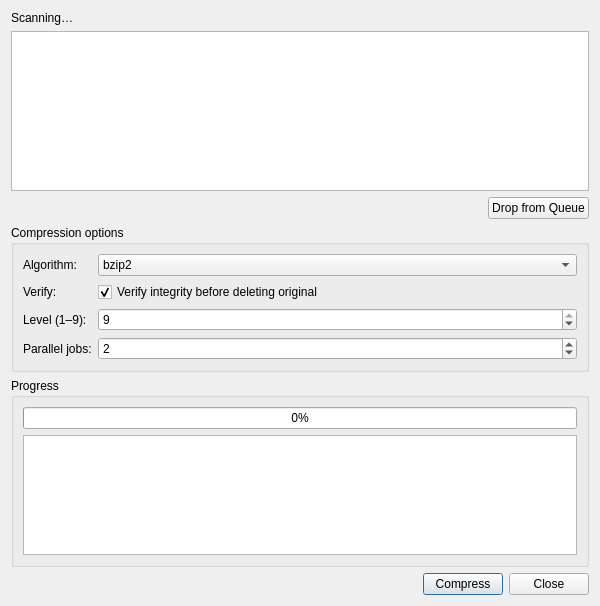
<?xml version="1.0" encoding="UTF-8"?>
<ui version="4.0">
 <class>CompressFilesDialog</class>
 <widget class="QDialog" name="CompressFilesDialog">
  <property name="geometry">
   <rect>
    <x>0</x>
    <y>0</y>
    <width>600</width>
    <height>600</height>
   </rect>
  </property>
  <property name="windowTitle">
   <string>Compress Files</string>
  </property>
  <layout class="QVBoxLayout" name="verticalLayout">
   <item>
    <widget class="QLabel" name="summary_label">
     <property name="text">
      <string>Scanning…</string>
     </property>
     <property name="wordWrap">
      <bool>true</bool>
     </property>
    </widget>
   </item>
   <item>
    <widget class="QListWidget" name="file_list">
     <property name="selectionMode">
      <enum>QAbstractItemView::SelectionMode::ExtendedSelection</enum>
     </property>
     <property name="minimumSize">
      <size>
       <width>0</width>
       <height>160</height>
      </size>
     </property>
    </widget>
   </item>
   <item>
    <layout class="QHBoxLayout" name="list_button_layout">
     <item>
      <spacer name="list_spacer">
       <property name="orientation">
        <enum>Qt::Orientation::Horizontal</enum>
       </property>
       <property name="sizeHint" stdset="0">
        <size>
         <width>40</width>
         <height>20</height>
        </size>
       </property>
      </spacer>
     </item>
     <item>
      <widget class="QPushButton" name="remove_btn">
       <property name="text">
        <string>Drop from Queue</string>
       </property>
      </widget>
     </item>
    </layout>
   </item>
   <item>
    <widget class="QGroupBox" name="options_group">
     <property name="title">
      <string>Compression options</string>
     </property>
     <layout class="QFormLayout" name="options_form">
      <item row="0" column="0">
       <widget class="QLabel" name="algorithm_label">
        <property name="text">
         <string>Algorithm:</string>
        </property>
       </widget>
      </item>
      <item row="0" column="1">
       <widget class="QComboBox" name="algorithm_combo">
        <item>
         <property name="text">
          <string>bzip2</string>
         </property>
        </item>
        <item>
         <property name="text">
          <string>gzip</string>
         </property>
        </item>
        <item>
         <property name="text">
          <string>xz</string>
         </property>
        </item>
       </widget>
      </item>
      <item row="1" column="0">
       <widget class="QLabel" name="verify_label">
        <property name="text">
         <string>Verify:</string>
        </property>
       </widget>
      </item>
      <item row="1" column="1">
       <widget class="QCheckBox" name="verify_check">
        <property name="text">
         <string>Verify integrity before deleting original</string>
        </property>
        <property name="checked">
         <bool>true</bool>
        </property>
       </widget>
      </item>
      <item row="2" column="0">
       <widget class="QLabel" name="level_label">
        <property name="text">
         <string>Level (1–9):</string>
        </property>
       </widget>
      </item>
      <item row="2" column="1">
       <widget class="QSpinBox" name="level_spin">
        <property name="minimum">
         <number>1</number>
        </property>
        <property name="maximum">
         <number>9</number>
        </property>
        <property name="value">
         <number>9</number>
        </property>
       </widget>
      </item>
      <item row="3" column="0">
       <widget class="QLabel" name="parallel_label">
        <property name="text">
         <string>Parallel jobs:</string>
        </property>
       </widget>
      </item>
      <item row="3" column="1">
       <widget class="QSpinBox" name="parallel_spin">
        <property name="minimum">
         <number>1</number>
        </property>
        <property name="maximum">
         <number>16</number>
        </property>
        <property name="value">
         <number>2</number>
        </property>
       </widget>
      </item>
     </layout>
    </widget>
   </item>
   <item>
    <widget class="QGroupBox" name="progress_group">
     <property name="title">
      <string>Progress</string>
     </property>
     <layout class="QVBoxLayout" name="progress_layout">
      <item>
       <widget class="QProgressBar" name="progress_bar">
        <property name="value">
         <number>0</number>
        </property>
       </widget>
      </item>
      <item>
       <widget class="QPlainTextEdit" name="log_edit">
        <property name="readOnly">
         <bool>true</bool>
        </property>
        <property name="minimumSize">
         <size>
          <width>0</width>
          <height>120</height>
         </size>
        </property>
       </widget>
      </item>
     </layout>
    </widget>
   </item>
   <item>
    <spacer name="vertical_spacer">
     <property name="orientation">
      <enum>Qt::Orientation::Vertical</enum>
     </property>
     <property name="sizeHint" stdset="0">
      <size>
       <width>20</width>
       <height>10</height>
      </size>
     </property>
    </spacer>
   </item>
   <item>
    <layout class="QHBoxLayout" name="button_layout">
     <item>
      <spacer name="button_spacer">
       <property name="orientation">
        <enum>Qt::Orientation::Horizontal</enum>
       </property>
       <property name="sizeHint" stdset="0">
        <size>
         <width>40</width>
         <height>20</height>
        </size>
       </property>
      </spacer>
     </item>
     <item>
      <widget class="QPushButton" name="start_button">
       <property name="text">
        <string>Compress</string>
       </property>
       <property name="default">
        <bool>true</bool>
       </property>
      </widget>
     </item>
     <item>
      <widget class="QPushButton" name="close_button">
       <property name="text">
        <string>Close</string>
       </property>
      </widget>
     </item>
    </layout>
   </item>
  </layout>
 </widget>
 <resources/>
 <connections/>
</ui>
